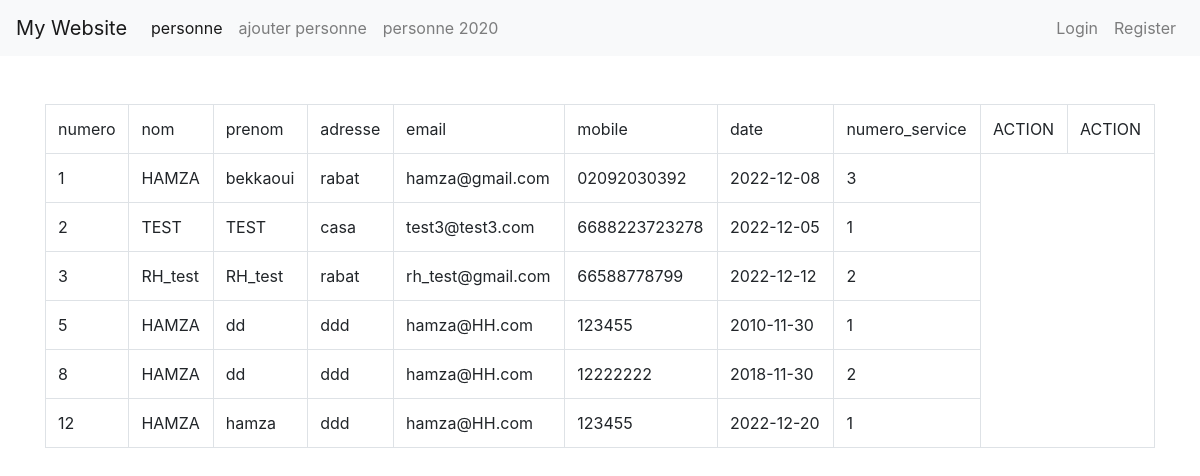
Screenshot of /TP_PHP_C/showData.php with the database file from the repository.
### tables this page shows
CREATE TABLE `personnel` (
  `numero` int(11) NOT NULL,
  `nom` varchar(100) NOT NULL,
  `prenom` varchar(100) NOT NULL,
  `adresse` varchar(100) NOT NULL,
  `email` varchar(100) NOT NULL,
  `mobile` varchar(100) NOT NULL,
  `date` date NOT NULL,
  `numero_service` int(11) NOT NULL
);

### TP_PHP_C/showData.php (the view, shortened to what this page needs)
<?php
require('db.php');
$sql = "select * from personnel";
$all = $connection->prepare($sql);
$all->execute();
$data = $all->fetchAll(PDO::FETCH_ASSOC);
function displayArrayAsTable($array)
{
    echo '<div class="container mt-5"> <table class="table table-bordered">';
    foreach ($array as $row) {
        echo '<tr>';
        foreach ($row as $key => $value) {
            echo '<td>' . $key . '</td>';
        }
        echo '<td>ACTION</td>';
        echo '<td>ACTION</td>';
        break;
    }
    foreach ($array as $data) {
        echo '<tr>';
        $numero = $data['numero'];
        $nom = $data['nom'];
        $prenom = $data['prenom'];
        $adresse = $data['adresse'];
        $email = $data['email'];
        $mobile = $data['mobile'];
        $date_r = $data['date'];
        $service = $data['numero_service'];
        echo '<td>' . $numero . '</td>';
        echo '<td>' . $nom . '</td>';
        echo '<td>' . $prenom . '</td>';
        echo '<td>' . $adresse . '</td>';
        echo '<td>' . $email . '</td>';
        echo '<td>' . $mobile . '</td>';
        echo '<td>' . $date_r . '</td>';
        echo '<td>' . $service . '</td>';
        echo '</tr>';
    }
    echo '</table></div>';
}
?>
<!DOCTYPE html>
<html lang="en">
<head>
    <link rel="stylesheet" href="css/bootstrap.min.css">
</head>
<body>
    <?php
    require('navBar.php');
    displayArrayAsTable($data);
    ?>
</body>
</html>

### TP_PHP_C/navBar.php (shortened to what this page needs)
<!DOCTYPE html>
<html lang="en">
<head>
    <link rel="stylesheet" href="css/bootstrap.min.css">
</head>
<body>
    <nav class="navbar navbar-expand-lg navbar-light bg-light">
        <a class="navbar-brand" href="#">My Website</a>
        <div class="collapse navbar-collapse" id="navbarNav">
            <ul class="navbar-nav mr-auto">
                <li class="nav-item active">
                    <a class="nav-link" href="showData.php">personne</a>
                </li>
                <li class="nav-item">
                    <a class="nav-link" href="addPer.php">ajouter personne</a>
                </li>
                <li class="nav-item">
                    <a class="nav-link" href="show_with_c.php">personne 2020</a>
                </li>
            </ul>
            <ul class="navbar-nav">
                <li class="nav-item">
                    <?php if (isset($_SESSION['logged_in']) && $_SESSION['logged_in'] == true) {
                        echo "<a class='nav-link' href='logout.php'>logout</a>";
                    } else {
                        echo "<a class='nav-link' href='index.php'>Login</a>";
                    }
                    ?>
                </li>
                <li class="nav-item">
                    <a class="nav-link" href="register.php">Register</a>
                </li>
            </ul>
        </div>
    </nav>
</body>
</html>

### rows the page displays
personnel: key "numero", key "nom", key "prenom", key "adresse", key "email", key "mobile", key "date", key "numero_service", numero "1", nom "HAMZA", prenom "bekkaoui", adresse "rabat", email "hamza@gmail.com", mobile "02092030392", date "2022-12-08", numero_service "3"
personnel: numero "2", nom "TEST", prenom "TEST", adresse "casa", email "test3@test3.com", mobile "6688223723278", date "2022-12-05", numero_service "1"
personnel: numero "3", nom "RH_test", prenom "RH_test", adresse "rabat", email "rh_test@gmail.com", mobile "66588778799", date "2022-12-12", numero_service "2"
personnel: numero "5", nom "HAMZA", prenom "dd", adresse "ddd", email "hamza@HH.com", mobile "123455", date "2010-11-30", numero_service "1"
personnel: numero "8", nom "HAMZA", prenom "dd", adresse "ddd", email "hamza@HH.com", mobile "12222222", date "2018-11-30", numero_service "2"
personnel: numero "12", nom "HAMZA", prenom "hamza", adresse "ddd", email "hamza@HH.com", mobile "123455", date "2022-12-20", numero_service "1"
